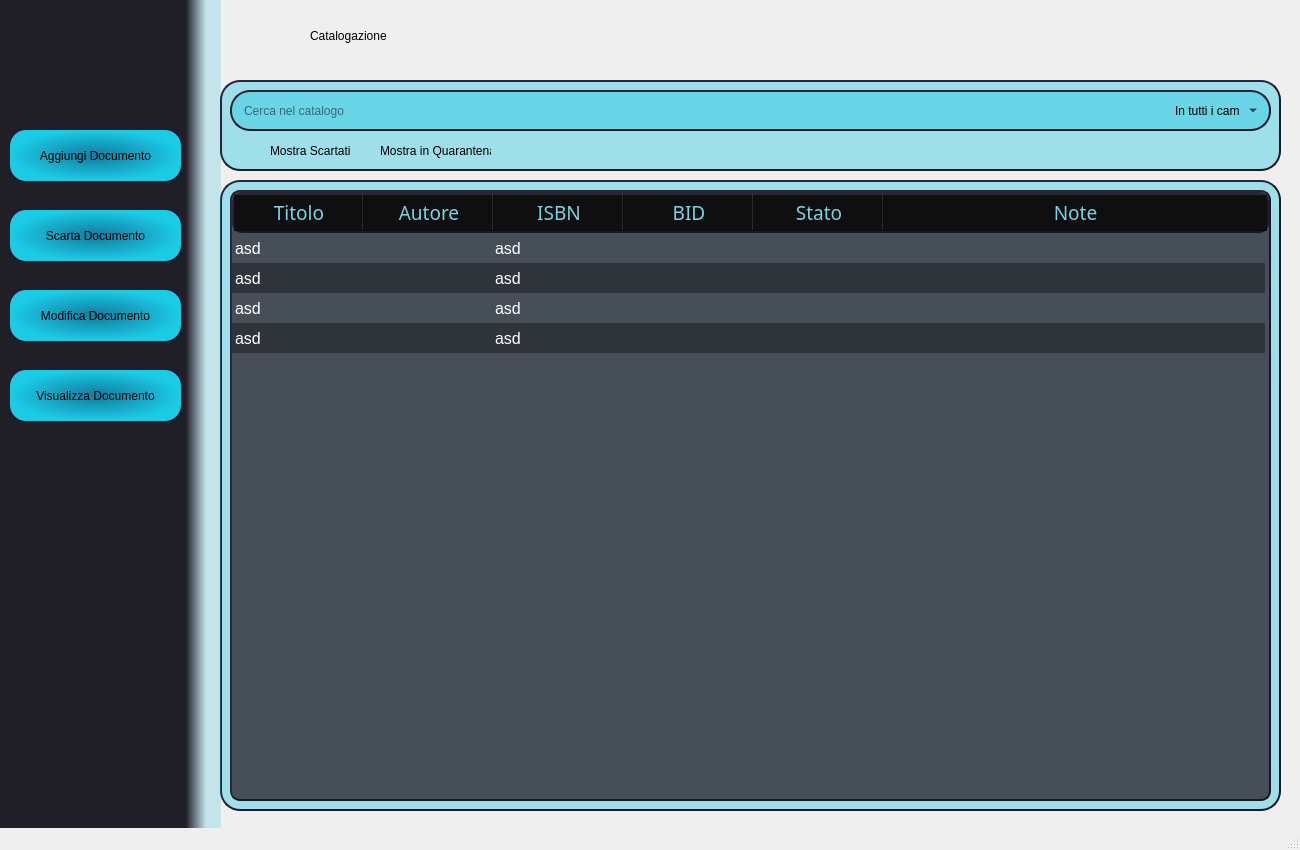
<?xml version="1.0" encoding="UTF-8"?>
<ui version="4.0">
 <class>Home</class>
 <widget class="QMainWindow" name="Home">
  <property name="geometry">
   <rect>
    <x>0</x>
    <y>0</y>
    <width>1300</width>
    <height>850</height>
   </rect>
  </property>
  <property name="minimumSize">
   <size>
    <width>760</width>
    <height>850</height>
   </size>
  </property>
  <property name="maximumSize">
   <size>
    <width>1300</width>
    <height>850</height>
   </size>
  </property>
  <property name="windowTitle">
   <string>Babelib</string>
  </property>
  <widget class="QWidget" name="centralwidget">
   <widget class="QFrame" name="frame">
    <property name="geometry">
     <rect>
      <x>220</x>
      <y>180</y>
      <width>1061</width>
      <height>631</height>
     </rect>
    </property>
    <property name="minimumSize">
     <size>
      <width>0</width>
      <height>1</height>
     </size>
    </property>
    <property name="styleSheet">
     <string notr="true">border-radius: 20px;
border-style: outset;
border-width: 2px;
border-color:rgb(27,25,39);
background-color:rgba(0, 192, 225, 85)</string>
    </property>
    <property name="frameShape">
     <enum>QFrame::StyledPanel</enum>
    </property>
    <property name="frameShadow">
     <enum>QFrame::Raised</enum>
    </property>
    <widget class="QTableWidget" name="itemTable">
     <property name="enabled">
      <bool>true</bool>
     </property>
     <property name="geometry">
      <rect>
       <x>10</x>
       <y>10</y>
       <width>1041</width>
       <height>611</height>
      </rect>
     </property>
     <property name="sizePolicy">
      <sizepolicy hsizetype="Preferred" vsizetype="Preferred">
       <horstretch>40</horstretch>
       <verstretch>40</verstretch>
      </sizepolicy>
     </property>
     <property name="minimumSize">
      <size>
       <width>100</width>
       <height>200</height>
      </size>
     </property>
     <property name="sizeIncrement">
      <size>
       <width>0</width>
       <height>0</height>
      </size>
     </property>
     <property name="mouseTracking">
      <bool>false</bool>
     </property>
     <property name="tabletTracking">
      <bool>false</bool>
     </property>
     <property name="accessibleName">
      <string/>
     </property>
     <property name="autoFillBackground">
      <bool>false</bool>
     </property>
     <property name="styleSheet">
      <string notr="true">QWidget{
	font: 12pt;
	color: white;
	border-radius:10px;
	background-color: rgba(56, 54, 65, 220);
	alternate-background-color: rgba(11, 11, 13, 100);
	qproperty-alignment: 'AlignLeft';
}

QHeaderView::section{
	font: 14pt bold;
	color:rgb(121, 212, 226);
	background-color:  rgba(11, 11, 13, 50);
	border-width: 5px;

}

</string>
     </property>
     <property name="lineWidth">
      <number>1</number>
     </property>
     <property name="verticalScrollBarPolicy">
      <enum>Qt::ScrollBarAsNeeded</enum>
     </property>
     <property name="horizontalScrollBarPolicy">
      <enum>Qt::ScrollBarAlwaysOff</enum>
     </property>
     <property name="dragDropOverwriteMode">
      <bool>true</bool>
     </property>
     <property name="alternatingRowColors">
      <bool>true</bool>
     </property>
     <property name="showGrid">
      <bool>false</bool>
     </property>
     <property name="gridStyle">
      <enum>Qt::SolidLine</enum>
     </property>
     <property name="sortingEnabled">
      <bool>true</bool>
     </property>
     <property name="rowCount">
      <number>4</number>
     </property>
     <attribute name="horizontalHeaderVisible">
      <bool>true</bool>
     </attribute>
     <attribute name="horizontalHeaderCascadingSectionResizes">
      <bool>false</bool>
     </attribute>
     <attribute name="horizontalHeaderMinimumSectionSize">
      <number>50</number>
     </attribute>
     <attribute name="horizontalHeaderDefaultSectionSize">
      <number>130</number>
     </attribute>
     <attribute name="horizontalHeaderHighlightSections">
      <bool>false</bool>
     </attribute>
     <attribute name="horizontalHeaderShowSortIndicator" stdset="0">
      <bool>true</bool>
     </attribute>
     <attribute name="horizontalHeaderStretchLastSection">
      <bool>true</bool>
     </attribute>
     <attribute name="verticalHeaderVisible">
      <bool>false</bool>
     </attribute>
     <attribute name="verticalHeaderCascadingSectionResizes">
      <bool>false</bool>
     </attribute>
     <attribute name="verticalHeaderHighlightSections">
      <bool>true</bool>
     </attribute>
     <attribute name="verticalHeaderShowSortIndicator" stdset="0">
      <bool>false</bool>
     </attribute>
     <attribute name="verticalHeaderStretchLastSection">
      <bool>false</bool>
     </attribute>
     <row>
      <property name="text">
       <string>asd</string>
      </property>
     </row>
     <row>
      <property name="text">
       <string>asd</string>
      </property>
     </row>
     <row>
      <property name="text">
       <string>asd</string>
      </property>
     </row>
     <row>
      <property name="text">
       <string>asd</string>
      </property>
     </row>
     <column>
      <property name="text">
       <string>Titolo</string>
      </property>
      <property name="font">
       <font>
        <weight>75</weight>
        <bold>true</bold>
       </font>
      </property>
     </column>
     <column>
      <property name="text">
       <string>Autore</string>
      </property>
      <property name="font">
       <font>
        <weight>75</weight>
        <bold>true</bold>
       </font>
      </property>
     </column>
     <column>
      <property name="text">
       <string>ISBN</string>
      </property>
      <property name="font">
       <font>
        <weight>75</weight>
        <bold>true</bold>
       </font>
      </property>
     </column>
     <column>
      <property name="text">
       <string>BID</string>
      </property>
      <property name="font">
       <font>
        <weight>75</weight>
        <bold>true</bold>
       </font>
      </property>
     </column>
     <column>
      <property name="text">
       <string>Stato</string>
      </property>
      <property name="font">
       <font>
        <weight>75</weight>
        <bold>true</bold>
       </font>
      </property>
     </column>
     <column>
      <property name="text">
       <string>Note</string>
      </property>
      <property name="font">
       <font>
        <weight>75</weight>
        <bold>true</bold>
       </font>
      </property>
     </column>
     <item row="0" column="0">
      <property name="text">
       <string>asd</string>
      </property>
     </item>
     <item row="0" column="2">
      <property name="text">
       <string>asd</string>
      </property>
     </item>
     <item row="1" column="0">
      <property name="text">
       <string>asd</string>
      </property>
     </item>
     <item row="1" column="2">
      <property name="text">
       <string>asd</string>
      </property>
     </item>
     <item row="2" column="0">
      <property name="text">
       <string>asd</string>
      </property>
     </item>
     <item row="2" column="2">
      <property name="text">
       <string>asd</string>
      </property>
     </item>
     <item row="3" column="0">
      <property name="text">
       <string>asd</string>
      </property>
     </item>
     <item row="3" column="2">
      <property name="text">
       <string>asd</string>
      </property>
     </item>
    </widget>
   </widget>
   <widget class="QFrame" name="frame_2">
    <property name="geometry">
     <rect>
      <x>0</x>
      <y>0</y>
      <width>221</width>
      <height>831</height>
     </rect>
    </property>
    <property name="styleSheet">
     <string notr="true">border:none;
background-color:qlineargradient(spread:pad, x1:0.83936, y1:0, x2:1, y2:0, stop:0 rgba(32, 30, 39, 255), stop:0.571429 rgba(0, 178, 210, 48));
</string>
    </property>
    <property name="frameShape">
     <enum>QFrame::StyledPanel</enum>
    </property>
    <property name="frameShadow">
     <enum>QFrame::Raised</enum>
    </property>
    <widget class="QPushButton" name="modifyButton">
     <property name="geometry">
      <rect>
       <x>10</x>
       <y>290</y>
       <width>171</width>
       <height>51</height>
      </rect>
     </property>
     <property name="styleSheet">
      <string notr="true">background-color:qradialgradient(spread:pad, cx:0.499926, cy:0.5, radius:0.5, fx:0.5, fy:0.5, stop:0 rgba(18, 125, 160, 249), stop:1 rgba(27, 213, 241, 241));
border-radius:16px;</string>
     </property>
     <property name="text">
      <string>Modifica Documento</string>
     </property>
     <property name="icon">
      <iconset>
       <normaloff>../img/modify book.png</normaloff>../img/modify book.png</iconset>
     </property>
     <property name="iconSize">
      <size>
       <width>40</width>
       <height>40</height>
      </size>
     </property>
    </widget>
    <widget class="QPushButton" name="discardButton">
     <property name="geometry">
      <rect>
       <x>10</x>
       <y>210</y>
       <width>171</width>
       <height>51</height>
      </rect>
     </property>
     <property name="styleSheet">
      <string notr="true">background-color:qradialgradient(spread:pad, cx:0.499926, cy:0.5, radius:0.5, fx:0.5, fy:0.5, stop:0 rgba(18, 125, 160, 249), stop:1 rgba(27, 213, 241, 241));
border-radius:16px;</string>
     </property>
     <property name="text">
      <string>Scarta Documento</string>
     </property>
     <property name="icon">
      <iconset>
       <normaloff>../img/remove book.png</normaloff>../img/remove book.png</iconset>
     </property>
     <property name="iconSize">
      <size>
       <width>40</width>
       <height>40</height>
      </size>
     </property>
    </widget>
    <widget class="QLabel" name="logo">
     <property name="geometry">
      <rect>
       <x>44</x>
       <y>20</y>
       <width>91</width>
       <height>81</height>
      </rect>
     </property>
     <property name="styleSheet">
      <string notr="true">background-color:transparent;</string>
     </property>
     <property name="text">
      <string/>
     </property>
     <property name="textFormat">
      <enum>Qt::RichText</enum>
     </property>
     <property name="pixmap">
      <pixmap>../img/Babelib-removebg-preview.png</pixmap>
     </property>
     <property name="scaledContents">
      <bool>true</bool>
     </property>
    </widget>
    <widget class="QPushButton" name="add_button">
     <property name="geometry">
      <rect>
       <x>10</x>
       <y>130</y>
       <width>171</width>
       <height>51</height>
      </rect>
     </property>
     <property name="styleSheet">
      <string notr="true">border-radius:16px;
background-color:qradialgradient(spread:pad, cx:0.499926, cy:0.5, radius:0.5, fx:0.5, fy:0.5, stop:0 rgba(18, 125, 160, 249), stop:1 rgba(27, 213, 241, 241));</string>
     </property>
     <property name="text">
      <string>Aggiungi Documento</string>
     </property>
     <property name="icon">
      <iconset>
       <normaloff>../img/add book.png</normaloff>../img/add book.png</iconset>
     </property>
     <property name="iconSize">
      <size>
       <width>40</width>
       <height>40</height>
      </size>
     </property>
    </widget>
    <widget class="QPushButton" name="returnButton">
     <property name="geometry">
      <rect>
       <x>60</x>
       <y>740</y>
       <width>71</width>
       <height>51</height>
      </rect>
     </property>
     <property name="styleSheet">
      <string notr="true">background-color:transparent;</string>
     </property>
     <property name="text">
      <string/>
     </property>
     <property name="icon">
      <iconset>
       <normaloff>../img/go back.png</normaloff>../img/go back.png</iconset>
     </property>
     <property name="iconSize">
      <size>
       <width>40</width>
       <height>40</height>
      </size>
     </property>
    </widget>
    <widget class="QPushButton" name="showItemButton">
     <property name="geometry">
      <rect>
       <x>10</x>
       <y>370</y>
       <width>171</width>
       <height>51</height>
      </rect>
     </property>
     <property name="styleSheet">
      <string notr="true">background-color:qradialgradient(spread:pad, cx:0.499926, cy:0.5, radius:0.5, fx:0.5, fy:0.5, stop:0 rgba(18, 125, 160, 249), stop:1 rgba(27, 213, 241, 241));
border-radius:16px;</string>
     </property>
     <property name="text">
      <string>Visualizza Documento</string>
     </property>
     <property name="icon">
      <iconset>
       <normaloff>../img/binocolous.png</normaloff>../img/binocolous.png</iconset>
     </property>
     <property name="iconSize">
      <size>
       <width>40</width>
       <height>40</height>
      </size>
     </property>
    </widget>
   </widget>
   <widget class="QFrame" name="searchFrame">
    <property name="geometry">
     <rect>
      <x>220</x>
      <y>80</y>
      <width>1061</width>
      <height>91</height>
     </rect>
    </property>
    <property name="minimumSize">
     <size>
      <width>0</width>
      <height>1</height>
     </size>
    </property>
    <property name="styleSheet">
     <string notr="true">border-radius: 20px;
border-style: outset;
border-width: 2px;
border-color:rgb(27,25,39);
background-color:rgba(0, 192, 225, 85)</string>
    </property>
    <property name="frameShape">
     <enum>QFrame::StyledPanel</enum>
    </property>
    <property name="frameShadow">
     <enum>QFrame::Raised</enum>
    </property>
    <widget class="QLineEdit" name="searchField">
     <property name="geometry">
      <rect>
       <x>10</x>
       <y>10</y>
       <width>1041</width>
       <height>41</height>
      </rect>
     </property>
     <property name="styleSheet">
      <string notr="true">
padding: 10px</string>
     </property>
     <property name="text">
      <string/>
     </property>
     <property name="frame">
      <bool>true</bool>
     </property>
     <property name="cursorPosition">
      <number>0</number>
     </property>
     <property name="dragEnabled">
      <bool>false</bool>
     </property>
     <property name="placeholderText">
      <string>Cerca nel catalogo</string>
     </property>
     <property name="clearButtonEnabled">
      <bool>false</bool>
     </property>
    </widget>
    <widget class="QComboBox" name="searchMode">
     <property name="geometry">
      <rect>
       <x>950</x>
       <y>10</y>
       <width>91</width>
       <height>41</height>
      </rect>
     </property>
     <property name="palette">
      <palette>
       <active>
        <colorrole role="Button">
         <brush brushstyle="SolidPattern">
          <color alpha="0">
           <red>0</red>
           <green>0</green>
           <blue>0</blue>
          </color>
         </brush>
        </colorrole>
        <colorrole role="Base">
         <brush brushstyle="SolidPattern">
          <color alpha="0">
           <red>0</red>
           <green>0</green>
           <blue>0</blue>
          </color>
         </brush>
        </colorrole>
        <colorrole role="Window">
         <brush brushstyle="SolidPattern">
          <color alpha="0">
           <red>0</red>
           <green>0</green>
           <blue>0</blue>
          </color>
         </brush>
        </colorrole>
       </active>
       <inactive>
        <colorrole role="Button">
         <brush brushstyle="SolidPattern">
          <color alpha="0">
           <red>0</red>
           <green>0</green>
           <blue>0</blue>
          </color>
         </brush>
        </colorrole>
        <colorrole role="Base">
         <brush brushstyle="SolidPattern">
          <color alpha="0">
           <red>0</red>
           <green>0</green>
           <blue>0</blue>
          </color>
         </brush>
        </colorrole>
        <colorrole role="Window">
         <brush brushstyle="SolidPattern">
          <color alpha="0">
           <red>0</red>
           <green>0</green>
           <blue>0</blue>
          </color>
         </brush>
        </colorrole>
       </inactive>
       <disabled>
        <colorrole role="Button">
         <brush brushstyle="SolidPattern">
          <color alpha="0">
           <red>0</red>
           <green>0</green>
           <blue>0</blue>
          </color>
         </brush>
        </colorrole>
        <colorrole role="Base">
         <brush brushstyle="SolidPattern">
          <color alpha="0">
           <red>0</red>
           <green>0</green>
           <blue>0</blue>
          </color>
         </brush>
        </colorrole>
        <colorrole role="Window">
         <brush brushstyle="SolidPattern">
          <color alpha="0">
           <red>0</red>
           <green>0</green>
           <blue>0</blue>
          </color>
         </brush>
        </colorrole>
       </disabled>
      </palette>
     </property>
     <property name="styleSheet">
      <string notr="true">QComboBox{
	background-color: transparent;
	border: none;
}

QAbstractView{
	background-color: rgb(3, 158, 182);
}

QWidget{
	border-radius: 0px;
}

</string>
     </property>
     <property name="currentIndex">
      <number>0</number>
     </property>
     <property name="maxVisibleItems">
      <number>7</number>
     </property>
     <property name="frame">
      <bool>true</bool>
     </property>
     <item>
      <property name="text">
       <string>In tutti i campi</string>
      </property>
     </item>
     <item>
      <property name="text">
       <string>Titolo</string>
      </property>
     </item>
     <item>
      <property name="text">
       <string>Autore</string>
      </property>
     </item>
     <item>
      <property name="text">
       <string>ISBN</string>
      </property>
     </item>
     <item>
      <property name="text">
       <string>BID</string>
      </property>
     </item>
     <item>
      <property name="text">
       <string>Numero Inventario</string>
      </property>
     </item>
     <item>
      <property name="text">
       <string>Note</string>
      </property>
     </item>
    </widget>
    <widget class="QCheckBox" name="discardedCheckBox">
     <property name="geometry">
      <rect>
       <x>30</x>
       <y>50</y>
       <width>131</width>
       <height>41</height>
      </rect>
     </property>
     <property name="styleSheet">
      <string notr="true">border: none;
background-color: transparent;</string>
     </property>
     <property name="text">
      <string>Mostra Scartati</string>
     </property>
    </widget>
    <widget class="QCheckBox" name="quarantineCheckBox">
     <property name="geometry">
      <rect>
       <x>140</x>
       <y>50</y>
       <width>131</width>
       <height>41</height>
      </rect>
     </property>
     <property name="styleSheet">
      <string notr="true">border: none;
background-color: transparent;</string>
     </property>
     <property name="text">
      <string>Mostra in Quarantena</string>
     </property>
    </widget>
   </widget>
   <widget class="QLabel" name="background">
    <property name="geometry">
     <rect>
      <x>90</x>
      <y>-10</y>
      <width>1221</width>
      <height>891</height>
     </rect>
    </property>
    <property name="text">
     <string/>
    </property>
    <property name="pixmap">
     <pixmap>../img/background_blur.jpg</pixmap>
    </property>
    <property name="scaledContents">
     <bool>true</bool>
    </property>
   </widget>
   <widget class="QLabel" name="catalogingLabel">
    <property name="geometry">
     <rect>
      <x>310</x>
      <y>20</y>
      <width>151</width>
      <height>31</height>
     </rect>
    </property>
    <property name="styleSheet">
     <string notr="true">font: 75 bold 14pt &quot;Arial&quot;;</string>
    </property>
    <property name="text">
     <string>Catalogazione</string>
    </property>
   </widget>
   <widget class="QLabel" name="catalogingImage">
    <property name="geometry">
     <rect>
      <x>240</x>
      <y>20</y>
      <width>47</width>
      <height>41</height>
     </rect>
    </property>
    <property name="text">
     <string/>
    </property>
    <property name="pixmap">
     <pixmap>../img/Icona Catalogazione.png</pixmap>
    </property>
    <property name="scaledContents">
     <bool>true</bool>
    </property>
   </widget>
   <zorder>background</zorder>
   <zorder>frame</zorder>
   <zorder>frame_2</zorder>
   <zorder>searchFrame</zorder>
   <zorder>catalogingLabel</zorder>
   <zorder>catalogingImage</zorder>
  </widget>
  <widget class="QStatusBar" name="statusbar"/>
  <action name="actionModifica">
   <property name="text">
    <string>Modifica</string>
   </property>
  </action>
 </widget>
 <resources/>
 <connections/>
</ui>
